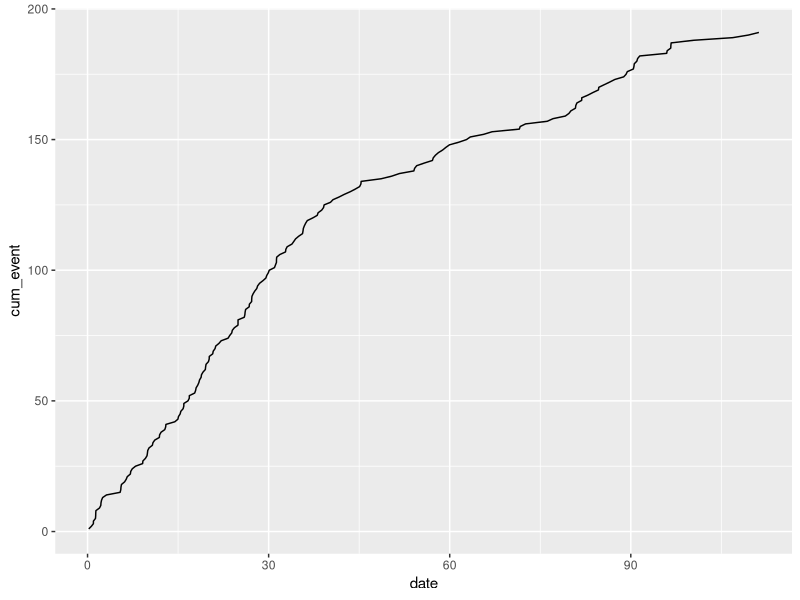
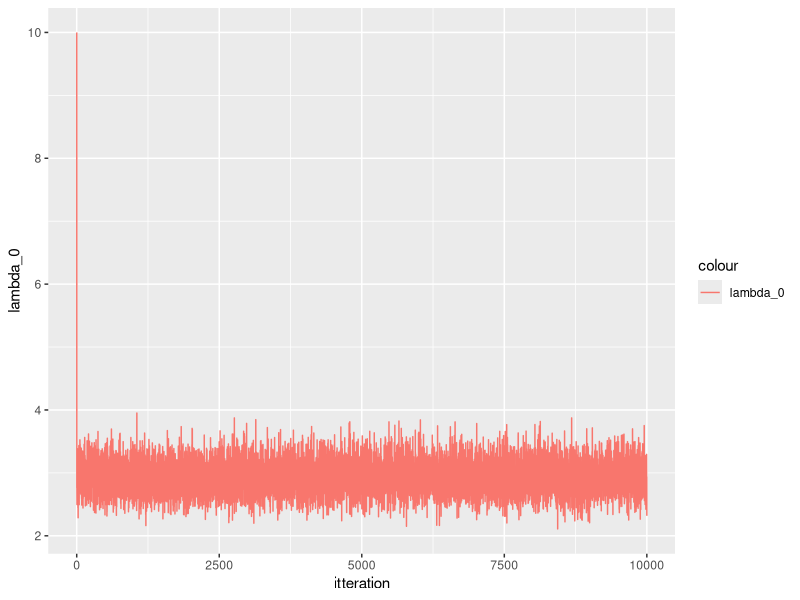
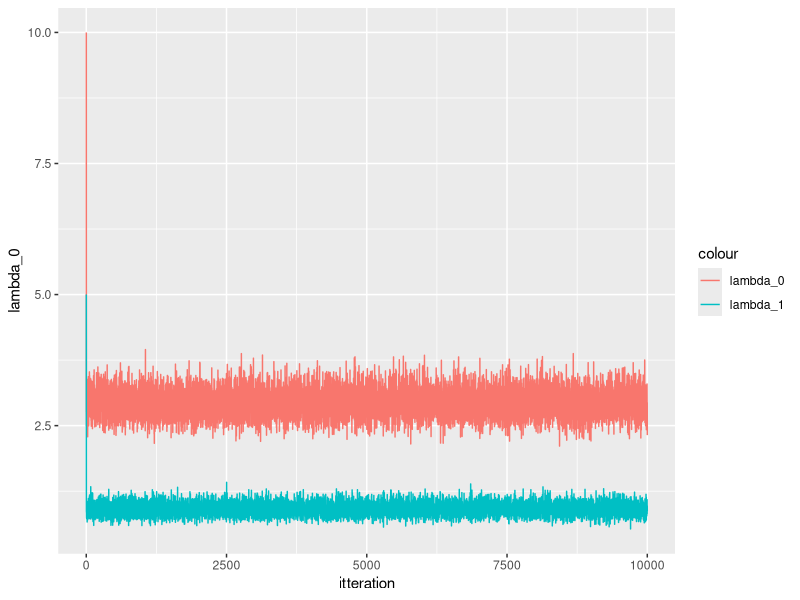
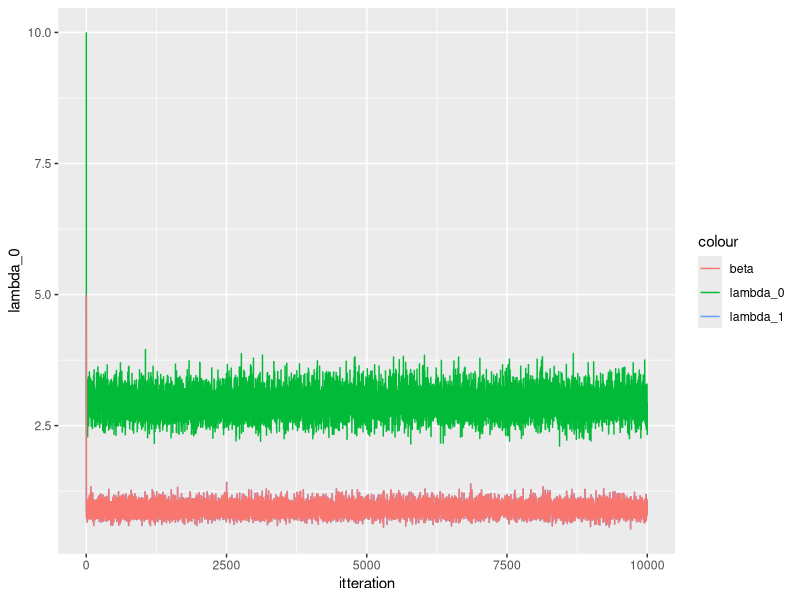

Write R code to recreate these figures, in order.
#implemetn MCMC


# Want Q to be a random walk


f_cond_beta <- function(beta, lambda_0, lambda_1){
  return(exp(-1/beta * (lambda_0 + lambda_1 + 1))*(1/beta)^5)
}

MH_alg <- function(n,data, t_0,t_2, t, lambda_0,lambda_1, beta, sigma){
  
   t = 45
  # y_0 = sum(data[date <t]$event)
  # y_1 = sum(data[date>= t]$event)
  # lambda_0 <- y_0/t
  # lambda_1 <- y_1/(190-t)
  # beta = 1
  # 
  # n = 100
  # t_0 = 0 #1851
  # t_2 = 1963- 1851 #maybe should be 1963? 
  # sigma = 1
  
  
  y_0 = sum(data[date <t]$event)
  y_1 = sum(data[date>= t]$event)
  y_0
  y_1
  results <- matrix(nrow = n, ncol = 4)
  results[1, 1:4] <- c(t, lambda_0, lambda_1, beta)
  for(i in 2:n){
    results[2:10, 1:4]
    #print("t")
    #print(results[i-1,1])
    y_0 = sum(data[date <results[i-1,1]]$event)
    y_1 = sum(data[date>= results[i-1,1]]$event)
    #print(i)
    #gibs step
    #t <- rexp(1, 1/(lambda_0 - lambda_1)) #must be wrong! 
    lambda_0 <- rgamma(1, (y_0 + 1), scale= (1/(t - t_0 + 1/beta)))
    lambda_1 <- rgamma(1, (y_1 + 1), scale=(1/(t_2 - t + 1/beta)))
    lambda_0
    lambda_1

    results[i, 1:3] <- c(t, lambda_0, lambda_1)
    
    #MH step
    beta_old <- results[i-1, 4]
    beta_new <- rnorm(1, beta_old, sigma)
    beta_old
    beta_new
    ## acceptannce prob
    
    a <- min(1, f_cond_beta(beta_new, lambda_0 , lambda_1)/f_cond_beta(beta_old, lambda_0 , lambda_1))
    a
    u <- runif(1)
    u
    if (u< a){
      results[i, 4] <-  beta_new
    } else{
      results[i,4] <- beta_old
      }
  }
  return (results)
}


library(boot)
library(data.table)
library(tidyr)
library(ggplot2)

data <- as.data.table(coal)
data[, event:= 1]
data[, cum_event := cumsum(event)]
data[, date := date- 1851]
q <- ggplot(data = data, aes(x = date, y = cum_event))
q <- q + geom_line()
q

t = 45
# data_aggregated <- data.table(
#   y_0 = sum(data[date <t]$event),
#   y_1 = sum(data[date>= t]$event)
# )

lambda_0 <- 10 #135/50
lambda_1 <- 5 #56/50
beta = 10

n = 10000
t_0 = 0
t_2 = 112 #maybe should be 1963? 
sigma = 3

sim_MH <- MH_alg(n,data, t_0, t_2, t, lambda_0,lambda_1, beta, sigma)

sim_MH <- as.data.table(sim_MH)
sim_MH

setnames(sim_MH, c("t", "lambda_0", "lambda_1", "beta"))

sim_MH[, itteration := seq(1:n)]
sim_MH

q <- ggplot(data = sim_MH, aes(x = itteration) )
q <- q + geom_line(aes(y = lambda_0, colour = "lambda_0"))
q
q <- q + geom_line(aes(y = lambda_1, colour = "lambda_1"))
q
q <- q + geom_line(aes(y = lambda_1, colour = "beta"))
q

#only beta has a burn in period! kind of

summary(sim_MH)
2.92*45 + 0.92*(112-45)
#seems very reasonable!! 

